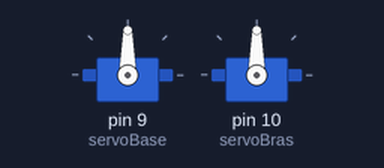
The sketch below on a simulated Arduino Uno, built with avr-gcc and run on an emulated ATmega328P. Parts: 2 × servo.

Above: at 0.05 s.
At 3.0 s:
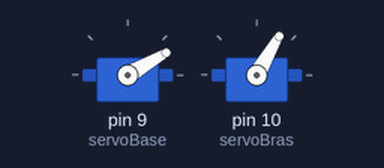
At 6.0 s:
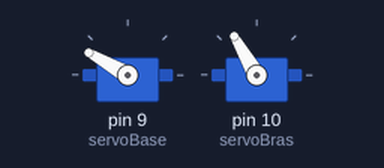
Timing chart, 0 to 10.4 s (numbered marks = the images above):
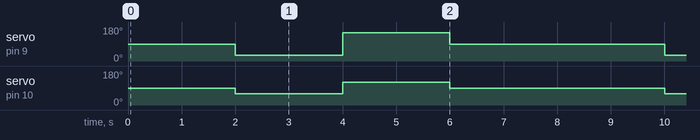

The sketch:

bras_robotique.ino
```cpp
#include <Servo.h>

Servo servoBase;
Servo servoBras;

void setup() {
  servoBase.attach(9);
  servoBras.attach(10);
}

void loop() {
  // Position 1 : bras au repos
  servoBase.write(90);
  servoBras.write(90);
  delay(2000);

  // Position 2 : rotation vers la gauche
  servoBase.write(30);
  servoBras.write(60);
  delay(2000);

  // Position 3 : rotation vers la droite
  servoBase.write(150);
  servoBras.write(120);
  delay(2000);

  // Retour à la position initiale
  servoBase.write(90);
  servoBras.write(90);
  delay(2000);
}
```

Measured:
- by itself, servo on pin 9 (servoBase): repeats every 8.0 s: 150° 2.0 s, 90° 4.0 s, 30° 2.0 s
- by itself, servo on pin 10 (servoBras): repeats every 8.0 s: 120° 2.0 s, 90° 4.0 s, 60° 2.0 s
